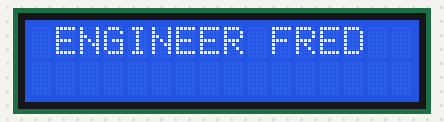
Bench run of a sketch on a simulated Arduino Uno, built with avr-gcc and run on an emulated ATmega328P. On the bench: 16×2 character LCD.

Above: at 0.1 s.
At 9.2 s:
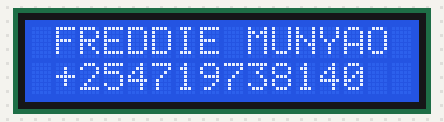
At 17.2 s:
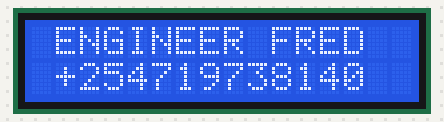
At 18.2 s:
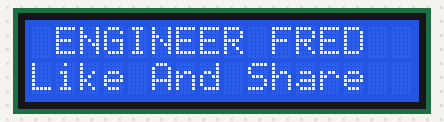

The sketch:

FRED_LCD_TESTING.ino
```cpp
/* www.learningbuz.com */
/*Impport following Libraries*/
#include <Wire.h>
#include <LiquidCrystal_I2C.h>
//I2C pins declaration
LiquidCrystal_I2C lcd(0x27, 2, 1, 0, 4, 5, 6, 7, 3, POSITIVE);
void setup()
{
lcd.begin(16,2);//Defining 16 columns and 2 rows of lcd display
lcd.backlight();//To Power ON the back light
//lcd.backlight();// To Power OFF the back light
}
void loop()
{
//Write your code
lcd.setCursor(0,0); //Defining positon to write from first row,first column .
lcd.print(" ENGINEER FRED "); //You can write 16 Characters per line .
delay(1000);//Delay used to give a dynamic effect
lcd.setCursor(0,3); //Defining positon to write from second row,first column .
lcd.print("Like And Share");
delay(8000);
lcd.clear();//Clean the screen
lcd.setCursor(0,0);
lcd.print(" SUBSCRIBE ");
lcd.setCursor(0,0);
lcd.print(" FREDDIE MUNYAO ");
lcd.setCursor(0,4);
lcd.print(" +254719738140 ");
delay(8000);
}
```

Measured:
- by itself, everything shown: repeats every 17.1 s, in 3 steps
- what the display in image 1 shows lasts 8.1 s, from 9.1 s to 17.2 s
- what the display in image 2 shows lasts 1.0 s, from 17.2 s to 18.2 s
